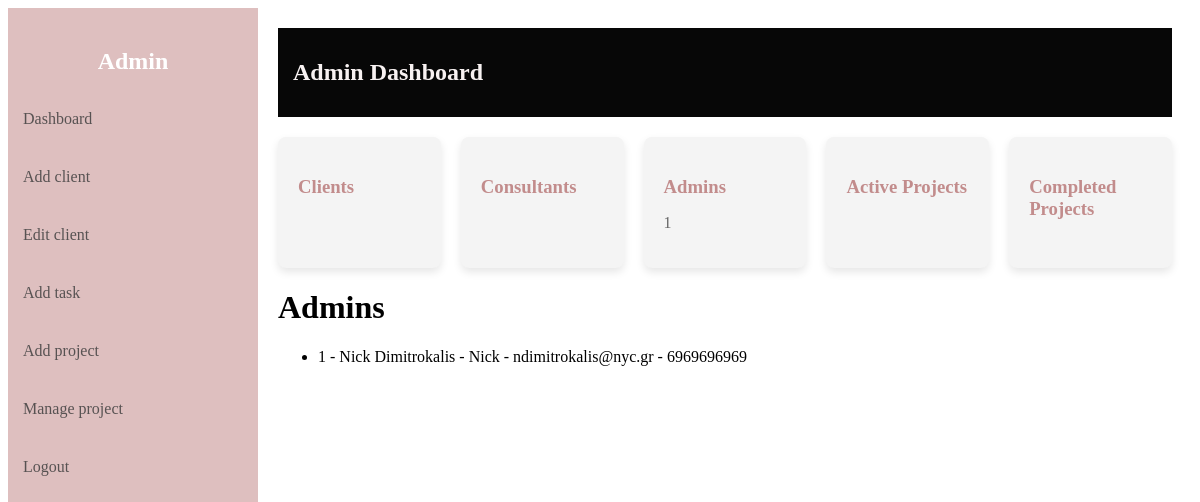
/admins/list (signed in), run on the app's committed database.
### server.py (models this page shows)
class User(UserMixin, db.Model):
    id = db.Column(db.Integer, primary_key=True)
    fullname = db.Column(db.String(150), nullable=False)
    username = db.Column(db.String(80), unique=True, nullable=False)
    email = db.Column(db.String(120), unique=True, nullable=False)
    phone = db.Column(db.String(10), unique=True, nullable=False)
    password = db.Column(db.String(200), nullable=False)
    role = db.Column(db.String(20), nullable=False, default='consultant')
    clients = db.relationship('Client', back_populates='consultant')
    projects = db.relationship('Project', secondary=project_consultants, back_populates='consultants')

### server.py (the view)
@app.route("/admins/list")
@login_required
def admin_list():
    if current_user.role != 'admin':
        return "Unauthorized", 403
    all_admins = User.query.filter_by(role='admin').all()
    total_admins = User.query.filter_by(role='admin').count()
    return render_template('admins_list.html', admins=all_admins, total_admins=total_admins)

### server.py (called while the page is built)
@login_manager.user_loader
def load_user(user_id):
    return User.query.get(int(user_id))

### templates/admins_list.html (shortened to what this page needs)
{% extends 'dashboard.html' %}
{% block content %}
    <h1>Admins</h1>
    <ul>
        {% for admin in admins %}
        <li>
            {{ admin.id }} - {{ admin.fullname }} - {{ admin.username }} - {{ admin.email }} - {{ admin.phone }}
        </li>
        {% else %}
        <li>No Admins available.</li>
        {% endfor %}
    </ul>
{% endblock %}

### data on the page
User: id "1", fullname "Nick Dimitrokalis", username "Nick", email "ndimitrokalis@nyc.gr", phone "6969696969"

### other printed values
{{ total_admins }} "1"
